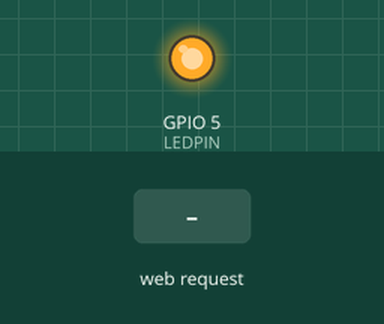
Recording of a sketch running on a simulated ESP32. Parts: output pins drawn as LEDs (lit = HIGH). The test bench sets the inputs (shaded band). WiFi joins after 1.5 s; servers stay silent unless stated; what the sketch prints to the serial monitor is not drawn.

Above: at 0.1 s.
At 2.7 s:
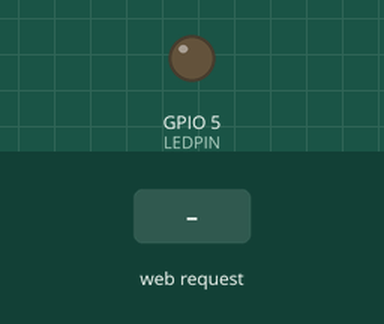
2.8 s: HTTP request GET / received
Timing chart, 0 to 5.8 s (numbered marks = the images above; inputs shaded):
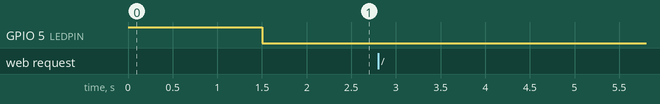

Measured:
- after the input at 2.8 s, every drawn part: stays the same

The sketch:

ESP32_Commu.ino
```cpp
#include <WiFi.h>
#include "ESPAsyncWebServer.h"
#define LEDPIN 5
const char* ssid = "TP-Link_A550";
const char* password = "23172845";

AsyncWebServer server(80);

IPAddress local_IP(192, 168, 0, 62);
IPAddress gateway(192, 168, 0, 1);
IPAddress subnet(255, 255, 255, 0);
IPAddress primaryDNS(8, 8, 8, 8); //optional
IPAddress secondaryDNS(8, 8, 4, 4); //optional

int speed_a, speed_b, speed_c, speed_d;
//int travel_time;
uint32_t num;
uint8_t power = 150;
union packed_int {
  int16_t i;
  byte b[2];
} travel_time;
String getSens() {
  return String(num++);
}


void setup() {
  // Serial port for debugging purposes
  pinMode(LEDPIN, OUTPUT);
  digitalWrite(LEDPIN, HIGH);
  Serial.begin(115200);
  Serial2.begin(57600);
  Serial.println();

    if (!WiFi.config(local_IP, gateway, subnet, primaryDNS, secondaryDNS)) {
    Serial.println("STA Failed to configure");
  }
  Serial.print("Connecting to ");
  Serial.println(ssid);
  WiFi.begin(ssid, password);
  while (WiFi.status() != WL_CONNECTED) {
    delay(500);
    Serial.print(".");
  }
  digitalWrite(LEDPIN, LOW);
  Serial.println("");
  Serial.println("WiFi connected");
  Serial.println("IP address: ");
  Serial.println(WiFi.localIP());
  //server.begin();
  server.on("/", HTTP_GET, [](AsyncWebServerRequest * request) {

    int paramsNr = request->params();
    //Serial.println(paramsNr);

    for (int i = 0; i < paramsNr; i++) {

      AsyncWebParameter* p = request->getParam(i);

   if (p->name() == "A") {
        speed_a = (p->value()).toInt();
        //Serial.println(speed_a);

      }
      ////////////////////////////////////////////////////
      if (p->name() == "B") {
        speed_b = (p->value()).toInt();
      }
      ////////////////////////////////////////////////////
      if (p->name() == "C") {
        speed_c = (p->value()).toInt();

      }
      ////////////////////////////////////////////////////
      if (p->name() == "D") {
        speed_d = (p->value()).toInt();
      }
      ////////////////////////////////////////////////////
      if (p->name() == "T") {
        travel_time.i = (p->value()).toInt();
      }


    }
    const char cmd[10] = {'#','b',byte(speed_a),byte(speed_b),byte(speed_c),byte(speed_d),byte(travel_time.b[1]),byte(travel_time.b[0]),'\r','\n'};
    for(uint8_t i=0; i<10; i++){
      Serial.write(cmd[i]);
      Serial2.write(cmd[i]);
    }
    request->send(200, "text/plain", "message received");
  });

  server.begin();
}
void loop() {
  delay(1000);
}
```
